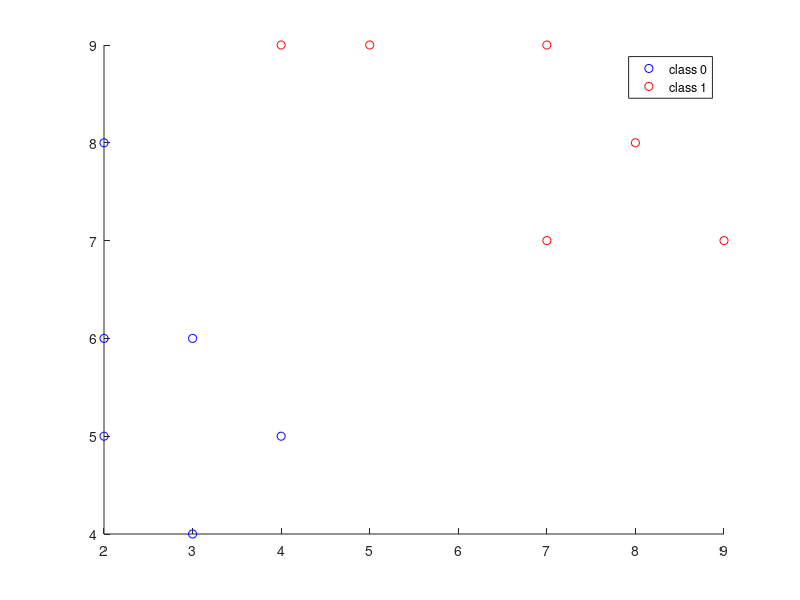

This chart was generated by the following MATLAB code: (Note: this script raises an error after producing the figure.)
%Date 04.11.2021
%AI2 - Exercise 1

%Task1
%a) Create the vectors a, b with uniformly distributed random numbers
a = [rand(1,5)]
b = [rand(1,5)]

%b) Multiply the vectors a and b to get c and A
c = [a*transpose(b)]
A = [transpose(a)*b]

%c) Perform element-wise multiplication with a and b to get vector e
e = [a.*b]

%d) Extract the elements at locations (1,2) and (2,3) from A
A(1,2)
A(2,3)

%e) Extract and concatenate the elements in the upper and lower rows from A
ext1 = A(1,1:5)
ext2 = A(5,1:5)
Aprime  = cat(2,ext1,ext2)

%f) Set every value < 0.5 in A to 0 using logical indexing
A(A<0.5)=0
% A = A.*(A>=0.5) % another solution for this calculation

%g) Create B using magic()
B = magic(3)
 
%h) Solve Bx=f
f = transpose([1,2,3])
x = B\f

%i) Compute eigenvalues of B
B_eigenvalues = eig(B)

%Task2
%a)
x1 = [2, 2, 2, 3, 3, 4, 4, 5, 7, 7, 8, 9]
x2 = [5 ,6 ,8 ,4 ,6 ,5 ,9 ,9 ,7 ,9 ,8 ,7]
y = [0, 0 ,0 ,0 ,0 ,0 ,1 ,1 ,1 ,1 ,1 ,1]

%s = scatter(x1,x2,'red')
%s
figure()
g = gscatter(x1,x2,y,'br');
legend('class 0','class 1');
g;
%title('');
%xlabel('');
%ylabel('');

%b)
U = [4, 7; 7, 5];
X = [transpose(x1), transpose(x2)];
[v, pred] = bruteForce( X, y, U )
% function [v, pred] = bruteForce( X, y, U )
% 
%     pred = [];
%     v = [];
%     for i = 1:length(U)
%         sub_v = [];
%         % find the nearest point
%         for j = 1:length(X)
%             % calculate Euclidean distance between U and X row by row
%             sub_v = [sub_v, pdist([U(i,:);X(j,:)])];
%         end
%         % nearest distance and index of that neighbor
%         [~, neighbor] = min(sub_v);
%         % get the class of nearest point for each U point
%         pred = [pred, y(neighbor)];
%         % save the distances
%         v = [v; sub_v];
%     end
% 
% end

%c)
% our new points
U = [4, 7; 7, 5];
% actual data that we have
X = [transpose(x1), transpose(x2)];
% use kd-tree
Mdl = KDTreeSearcher(X);
% get indices of nearest neighbors for each new points in U
Idx = knnsearch(Mdl,U);
% get the class of nearest point for each U point
kd_pred = y(Idx)

%d)
% Computation of brute-Force is higher than using knnsearch approach.
% So, for a larger dataset, it is better to use kd-tree instead of calculating all distances for all points.

%references:
%https://uk.mathworks.com/help/stats/kdtreesearcher.html
%https://uk.mathworks.com/help/stats/knnsearch.html   